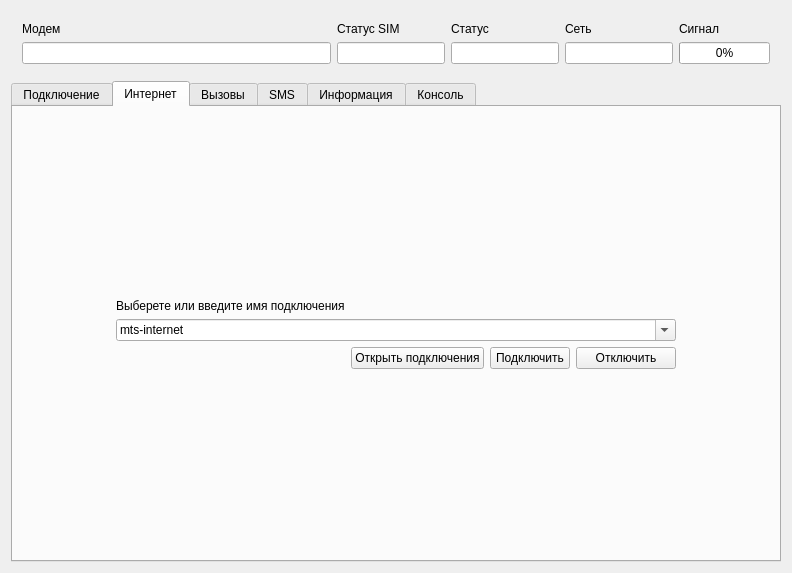
<?xml version="1.0" encoding="UTF-8"?>
<ui version="4.0">
 <class>MainWindow</class>
 <widget class="QMainWindow" name="MainWindow">
  <property name="geometry">
   <rect>
    <x>0</x>
    <y>0</y>
    <width>792</width>
    <height>573</height>
   </rect>
  </property>
  <property name="windowTitle">
   <string>MainWindow</string>
  </property>
  <property name="styleSheet">
   <string notr="true"/>
  </property>
  <widget class="QWidget" name="centralWidget">
   <layout class="QVBoxLayout" name="verticalLayout">
    <item>
     <widget class="QWidget" name="widget_2" native="true">
      <property name="sizePolicy">
       <sizepolicy hsizetype="Preferred" vsizetype="Minimum">
        <horstretch>0</horstretch>
        <verstretch>0</verstretch>
       </sizepolicy>
      </property>
      <layout class="QHBoxLayout" name="horizontalLayout">
       <item>
        <layout class="QVBoxLayout" name="verticalLayout_3">
         <item>
          <widget class="QLabel" name="label_4">
           <property name="text">
            <string>Модем</string>
           </property>
          </widget>
         </item>
         <item>
          <widget class="QLineEdit" name="lineEditModemName">
           <property name="sizePolicy">
            <sizepolicy hsizetype="Expanding" vsizetype="Fixed">
             <horstretch>0</horstretch>
             <verstretch>0</verstretch>
            </sizepolicy>
           </property>
           <property name="readOnly">
            <bool>true</bool>
           </property>
          </widget>
         </item>
        </layout>
       </item>
       <item>
        <layout class="QVBoxLayout" name="verticalLayout_6">
         <item>
          <widget class="QLabel" name="label_7">
           <property name="text">
            <string>Статус SIM</string>
           </property>
          </widget>
         </item>
         <item>
          <widget class="QLineEdit" name="lineEditSimState">
           <property name="sizePolicy">
            <sizepolicy hsizetype="Minimum" vsizetype="Fixed">
             <horstretch>0</horstretch>
             <verstretch>0</verstretch>
            </sizepolicy>
           </property>
           <property name="readOnly">
            <bool>true</bool>
           </property>
          </widget>
         </item>
        </layout>
       </item>
       <item>
        <layout class="QVBoxLayout" name="verticalLayout_4">
         <item>
          <widget class="QLabel" name="label_5">
           <property name="text">
            <string>Статус</string>
           </property>
          </widget>
         </item>
         <item>
          <widget class="QLineEdit" name="lineEditStatus">
           <property name="sizePolicy">
            <sizepolicy hsizetype="Minimum" vsizetype="Fixed">
             <horstretch>0</horstretch>
             <verstretch>0</verstretch>
            </sizepolicy>
           </property>
           <property name="readOnly">
            <bool>true</bool>
           </property>
          </widget>
         </item>
        </layout>
       </item>
       <item>
        <layout class="QVBoxLayout" name="verticalLayout_5">
         <item>
          <widget class="QLabel" name="label_6">
           <property name="text">
            <string>Сеть</string>
           </property>
          </widget>
         </item>
         <item>
          <widget class="QLineEdit" name="lineEditNetState">
           <property name="sizePolicy">
            <sizepolicy hsizetype="Minimum" vsizetype="Fixed">
             <horstretch>0</horstretch>
             <verstretch>0</verstretch>
            </sizepolicy>
           </property>
           <property name="readOnly">
            <bool>true</bool>
           </property>
          </widget>
         </item>
        </layout>
       </item>
       <item>
        <layout class="QVBoxLayout" name="verticalLayout_2">
         <item>
          <widget class="QLabel" name="label_3">
           <property name="text">
            <string>Сигнал</string>
           </property>
          </widget>
         </item>
         <item>
          <widget class="QProgressBar" name="progressBarSignal">
           <property name="sizePolicy">
            <sizepolicy hsizetype="Minimum" vsizetype="Fixed">
             <horstretch>0</horstretch>
             <verstretch>0</verstretch>
            </sizepolicy>
           </property>
           <property name="value">
            <number>0</number>
           </property>
          </widget>
         </item>
        </layout>
       </item>
      </layout>
     </widget>
    </item>
    <item>
     <widget class="QTabWidget" name="tabWidget">
      <property name="currentIndex">
       <number>1</number>
      </property>
      <widget class="QWidget" name="tab_10">
       <attribute name="title">
        <string>Подключение</string>
       </attribute>
       <layout class="QGridLayout" name="gridLayout_4">
        <item row="1" column="2">
         <widget class="QWidget" name="widget" native="true">
          <property name="styleSheet">
           <string notr="true"/>
          </property>
          <layout class="QGridLayout" name="gridLayout_5">
           <item row="2" column="0">
            <widget class="QLabel" name="label_2">
             <property name="text">
              <string>Порт звуковых данных</string>
             </property>
            </widget>
           </item>
           <item row="7" column="1">
            <widget class="QPushButton" name="pushButtonConnect">
             <property name="text">
              <string>Подключить</string>
             </property>
            </widget>
           </item>
           <item row="4" column="0" colspan="3">
            <widget class="QComboBox" name="comboBoxDataPort"/>
           </item>
           <item row="0" column="0">
            <widget class="QLabel" name="label">
             <property name="text">
              <string>Командный порт</string>
             </property>
            </widget>
           </item>
           <item row="7" column="2">
            <widget class="QPushButton" name="pushButtonModemDeconect">
             <property name="text">
              <string>Отключить</string>
             </property>
            </widget>
           </item>
           <item row="7" column="0">
            <widget class="QPushButton" name="pushButtonRefresh">
             <property name="text">
              <string>Обновить</string>
             </property>
            </widget>
           </item>
           <item row="6" column="0">
            <widget class="Line" name="line">
             <property name="orientation">
              <enum>Qt::Horizontal</enum>
             </property>
            </widget>
           </item>
           <item row="1" column="0" colspan="3">
            <widget class="QComboBox" name="comboBoxModemPort"/>
           </item>
          </layout>
         </widget>
        </item>
        <item row="1" column="3">
         <spacer name="horizontalSpacer">
          <property name="orientation">
           <enum>Qt::Horizontal</enum>
          </property>
          <property name="sizeHint" stdset="0">
           <size>
            <width>40</width>
            <height>20</height>
           </size>
          </property>
         </spacer>
        </item>
        <item row="1" column="0">
         <spacer name="horizontalSpacer_2">
          <property name="orientation">
           <enum>Qt::Horizontal</enum>
          </property>
          <property name="sizeHint" stdset="0">
           <size>
            <width>40</width>
            <height>20</height>
           </size>
          </property>
         </spacer>
        </item>
        <item row="2" column="2">
         <spacer name="verticalSpacer">
          <property name="orientation">
           <enum>Qt::Vertical</enum>
          </property>
          <property name="sizeHint" stdset="0">
           <size>
            <width>20</width>
            <height>40</height>
           </size>
          </property>
         </spacer>
        </item>
        <item row="0" column="2">
         <spacer name="verticalSpacer_2">
          <property name="orientation">
           <enum>Qt::Vertical</enum>
          </property>
          <property name="sizeHint" stdset="0">
           <size>
            <width>20</width>
            <height>40</height>
           </size>
          </property>
         </spacer>
        </item>
       </layout>
      </widget>
      <widget class="QWidget" name="tab">
       <attribute name="title">
        <string>Интернет</string>
       </attribute>
       <layout class="QGridLayout" name="gridLayout_9">
        <item row="0" column="1">
         <spacer name="verticalSpacer_4">
          <property name="orientation">
           <enum>Qt::Vertical</enum>
          </property>
          <property name="sizeHint" stdset="0">
           <size>
            <width>20</width>
            <height>40</height>
           </size>
          </property>
         </spacer>
        </item>
        <item row="2" column="1">
         <spacer name="verticalSpacer_3">
          <property name="orientation">
           <enum>Qt::Vertical</enum>
          </property>
          <property name="sizeHint" stdset="0">
           <size>
            <width>20</width>
            <height>40</height>
           </size>
          </property>
         </spacer>
        </item>
        <item row="1" column="0">
         <spacer name="horizontalSpacer_7">
          <property name="orientation">
           <enum>Qt::Horizontal</enum>
          </property>
          <property name="sizeHint" stdset="0">
           <size>
            <width>40</width>
            <height>20</height>
           </size>
          </property>
         </spacer>
        </item>
        <item row="1" column="1">
         <widget class="QWidget" name="widget_3" native="true">
          <property name="styleSheet">
           <string notr="true">border-size: 2px;</string>
          </property>
          <layout class="QGridLayout" name="gridLayout_6">
           <item row="4" column="4">
            <widget class="QPushButton" name="pushButton_3">
             <property name="minimumSize">
              <size>
               <width>100</width>
               <height>0</height>
              </size>
             </property>
             <property name="maximumSize">
              <size>
               <width>100</width>
               <height>16777215</height>
              </size>
             </property>
             <property name="text">
              <string>Отключить</string>
             </property>
            </widget>
           </item>
           <item row="4" column="3">
            <widget class="QPushButton" name="pushButtonNetConnect">
             <property name="maximumSize">
              <size>
               <width>100</width>
               <height>16777215</height>
              </size>
             </property>
             <property name="text">
              <string>Подключить</string>
             </property>
            </widget>
           </item>
           <item row="2" column="1" colspan="4">
            <widget class="QComboBox" name="comboBox">
             <property name="minimumSize">
              <size>
               <width>430</width>
               <height>0</height>
              </size>
             </property>
             <property name="editable">
              <bool>true</bool>
             </property>
             <item>
              <property name="text">
               <string>mts-internet</string>
              </property>
             </item>
             <item>
              <property name="text">
               <string>mts</string>
              </property>
             </item>
             <item>
              <property name="text">
               <string>mts3g</string>
              </property>
             </item>
            </widget>
           </item>
           <item row="4" column="2">
            <widget class="QPushButton" name="pushButton_2">
             <property name="text">
              <string>Открыть подключения</string>
             </property>
            </widget>
           </item>
           <item row="0" column="1">
            <widget class="QLabel" name="label_8">
             <property name="text">
              <string>Выберете или введите имя подключения</string>
             </property>
            </widget>
           </item>
          </layout>
         </widget>
        </item>
        <item row="1" column="2">
         <spacer name="horizontalSpacer_8">
          <property name="orientation">
           <enum>Qt::Horizontal</enum>
          </property>
          <property name="sizeHint" stdset="0">
           <size>
            <width>40</width>
            <height>20</height>
           </size>
          </property>
         </spacer>
        </item>
       </layout>
      </widget>
      <widget class="QWidget" name="tab_2">
       <attribute name="title">
        <string>Вызовы</string>
       </attribute>
       <layout class="QGridLayout" name="gridLayout_2">
        <item row="0" column="0">
         <layout class="QGridLayout" name="gridLayout">
          <item row="1" column="0">
           <widget class="QPushButton" name="pushButtonCall">
            <property name="sizePolicy">
             <sizepolicy hsizetype="Expanding" vsizetype="Expanding">
              <horstretch>0</horstretch>
              <verstretch>0</verstretch>
             </sizepolicy>
            </property>
            <property name="minimumSize">
             <size>
              <width>0</width>
              <height>0</height>
             </size>
            </property>
            <property name="text">
             <string>Вызов</string>
            </property>
           </widget>
          </item>
          <item row="5" column="0">
           <widget class="QPushButton" name="pushButton_dplus">
            <property name="sizePolicy">
             <sizepolicy hsizetype="Expanding" vsizetype="Expanding">
              <horstretch>0</horstretch>
              <verstretch>0</verstretch>
             </sizepolicy>
            </property>
            <property name="text">
             <string>+</string>
            </property>
           </widget>
          </item>
          <item row="1" column="2">
           <widget class="QPushButton" name="pushButtonBreakCall">
            <property name="sizePolicy">
             <sizepolicy hsizetype="Expanding" vsizetype="Expanding">
              <horstretch>0</horstretch>
              <verstretch>0</verstretch>
             </sizepolicy>
            </property>
            <property name="minimumSize">
             <size>
              <width>0</width>
              <height>0</height>
             </size>
            </property>
            <property name="text">
             <string>Отбой</string>
            </property>
           </widget>
          </item>
          <item row="2" column="0">
           <widget class="QPushButton" name="pushButton_d1">
            <property name="sizePolicy">
             <sizepolicy hsizetype="Expanding" vsizetype="Expanding">
              <horstretch>0</horstretch>
              <verstretch>0</verstretch>
             </sizepolicy>
            </property>
            <property name="text">
             <string>1</string>
            </property>
           </widget>
          </item>
          <item row="2" column="1">
           <widget class="QPushButton" name="pushButton_d2">
            <property name="sizePolicy">
             <sizepolicy hsizetype="Expanding" vsizetype="Expanding">
              <horstretch>0</horstretch>
              <verstretch>0</verstretch>
             </sizepolicy>
            </property>
            <property name="text">
             <string>2</string>
            </property>
           </widget>
          </item>
          <item row="4" column="1">
           <widget class="QPushButton" name="pushButton_d8">
            <property name="sizePolicy">
             <sizepolicy hsizetype="Expanding" vsizetype="Expanding">
              <horstretch>0</horstretch>
              <verstretch>0</verstretch>
             </sizepolicy>
            </property>
            <property name="text">
             <string>8</string>
            </property>
           </widget>
          </item>
          <item row="2" column="2">
           <widget class="QPushButton" name="pushButton_d3">
            <property name="sizePolicy">
             <sizepolicy hsizetype="Expanding" vsizetype="Expanding">
              <horstretch>0</horstretch>
              <verstretch>0</verstretch>
             </sizepolicy>
            </property>
            <property name="text">
             <string>3</string>
            </property>
           </widget>
          </item>
          <item row="3" column="1">
           <widget class="QPushButton" name="pushButton_d5">
            <property name="sizePolicy">
             <sizepolicy hsizetype="Expanding" vsizetype="Expanding">
              <horstretch>0</horstretch>
              <verstretch>0</verstretch>
             </sizepolicy>
            </property>
            <property name="text">
             <string>5</string>
            </property>
           </widget>
          </item>
          <item row="3" column="0">
           <widget class="QPushButton" name="pushButton_d4">
            <property name="sizePolicy">
             <sizepolicy hsizetype="Expanding" vsizetype="Expanding">
              <horstretch>0</horstretch>
              <verstretch>0</verstretch>
             </sizepolicy>
            </property>
            <property name="text">
             <string>4</string>
            </property>
           </widget>
          </item>
          <item row="4" column="0">
           <widget class="QPushButton" name="pushButton_d7">
            <property name="sizePolicy">
             <sizepolicy hsizetype="Expanding" vsizetype="Expanding">
              <horstretch>0</horstretch>
              <verstretch>0</verstretch>
             </sizepolicy>
            </property>
            <property name="text">
             <string>7</string>
            </property>
           </widget>
          </item>
          <item row="5" column="1">
           <widget class="QPushButton" name="pushButton_d0">
            <property name="sizePolicy">
             <sizepolicy hsizetype="Expanding" vsizetype="Expanding">
              <horstretch>0</horstretch>
              <verstretch>0</verstretch>
             </sizepolicy>
            </property>
            <property name="text">
             <string>0</string>
            </property>
           </widget>
          </item>
          <item row="3" column="2">
           <widget class="QPushButton" name="pushButton_d6">
            <property name="sizePolicy">
             <sizepolicy hsizetype="Expanding" vsizetype="Expanding">
              <horstretch>0</horstretch>
              <verstretch>0</verstretch>
             </sizepolicy>
            </property>
            <property name="text">
             <string>6</string>
            </property>
           </widget>
          </item>
          <item row="4" column="2">
           <widget class="QPushButton" name="pushButton_d9">
            <property name="sizePolicy">
             <sizepolicy hsizetype="Expanding" vsizetype="Expanding">
              <horstretch>0</horstretch>
              <verstretch>0</verstretch>
             </sizepolicy>
            </property>
            <property name="text">
             <string>9</string>
            </property>
           </widget>
          </item>
          <item row="5" column="2">
           <widget class="QPushButton" name="pushButton_ddel">
            <property name="sizePolicy">
             <sizepolicy hsizetype="Expanding" vsizetype="Expanding">
              <horstretch>0</horstretch>
              <verstretch>0</verstretch>
             </sizepolicy>
            </property>
            <property name="text">
             <string>C</string>
            </property>
           </widget>
          </item>
          <item row="0" column="0" colspan="3">
           <widget class="QLineEdit" name="lineEditPhoneNumber">
            <property name="font">
             <font>
              <pointsize>12</pointsize>
             </font>
            </property>
            <property name="inputMask">
             <string>+000-00-000-00-00</string>
            </property>
            <property name="text">
             <string>+----</string>
            </property>
            <property name="alignment">
             <set>Qt::AlignCenter</set>
            </property>
            <property name="clearButtonEnabled">
             <bool>true</bool>
            </property>
           </widget>
          </item>
         </layout>
        </item>
        <item row="0" column="1">
         <widget class="QTabWidget" name="tabWidget_2">
          <property name="currentIndex">
           <number>0</number>
          </property>
          <widget class="QWidget" name="tab_4">
           <attribute name="title">
            <string>Номера SIM</string>
           </attribute>
           <layout class="QVBoxLayout" name="verticalLayout_7">
            <item>
             <widget class="QListWidget" name="listWidget"/>
            </item>
           </layout>
          </widget>
          <widget class="QWidget" name="tab_5">
           <attribute name="title">
            <string>Сохраненные номера</string>
           </attribute>
          </widget>
         </widget>
        </item>
        <item row="1" column="0" colspan="2">
         <widget class="QTabWidget" name="tabWidget_3">
          <property name="currentIndex">
           <number>0</number>
          </property>
          <widget class="QWidget" name="tab_6">
           <attribute name="title">
            <string>Все вызовы</string>
           </attribute>
           <widget class="QPushButton" name="pushButton">
            <property name="geometry">
             <rect>
              <x>350</x>
              <y>70</y>
              <width>75</width>
              <height>23</height>
             </rect>
            </property>
            <property name="text">
             <string>PushButton</string>
            </property>
           </widget>
          </widget>
          <widget class="QWidget" name="tab_7">
           <attribute name="title">
            <string>Пропущеные</string>
           </attribute>
          </widget>
          <widget class="QWidget" name="tab_8">
           <attribute name="title">
            <string>Входящие</string>
           </attribute>
          </widget>
          <widget class="QWidget" name="tab_9">
           <attribute name="title">
            <string>Исходящие</string>
           </attribute>
          </widget>
         </widget>
        </item>
       </layout>
      </widget>
      <widget class="QWidget" name="tab_11">
       <attribute name="title">
        <string>SMS</string>
       </attribute>
       <layout class="QGridLayout" name="gridLayout_7">
        <item row="1" column="0">
         <spacer name="horizontalSpacer_3">
          <property name="orientation">
           <enum>Qt::Horizontal</enum>
          </property>
          <property name="sizeHint" stdset="0">
           <size>
            <width>40</width>
            <height>20</height>
           </size>
          </property>
         </spacer>
        </item>
        <item row="1" column="2">
         <spacer name="horizontalSpacer_4">
          <property name="orientation">
           <enum>Qt::Horizontal</enum>
          </property>
          <property name="sizeHint" stdset="0">
           <size>
            <width>40</width>
            <height>20</height>
           </size>
          </property>
         </spacer>
        </item>
        <item row="0" column="1">
         <spacer name="verticalSpacer_5">
          <property name="orientation">
           <enum>Qt::Vertical</enum>
          </property>
          <property name="sizeHint" stdset="0">
           <size>
            <width>20</width>
            <height>40</height>
           </size>
          </property>
         </spacer>
        </item>
        <item row="1" column="1">
         <widget class="QWidget" name="widget_4" native="true">
          <layout class="QVBoxLayout" name="verticalLayout_9">
           <item>
            <widget class="QLabel" name="label_9">
             <property name="text">
              <string>Номер</string>
             </property>
            </widget>
           </item>
           <item>
            <widget class="QLineEdit" name="lineEditPhoneNumber_2">
             <property name="font">
              <font>
               <pointsize>12</pointsize>
              </font>
             </property>
             <property name="inputMask">
              <string>+000-00-000-00-00</string>
             </property>
             <property name="text">
              <string>+----</string>
             </property>
             <property name="alignment">
              <set>Qt::AlignCenter</set>
             </property>
             <property name="clearButtonEnabled">
              <bool>true</bool>
             </property>
            </widget>
           </item>
           <item>
            <widget class="QLabel" name="label_10">
             <property name="text">
              <string>Текст</string>
             </property>
            </widget>
           </item>
           <item>
            <widget class="QPlainTextEdit" name="plainTextEditSMS"/>
           </item>
           <item>
            <widget class="QPushButton" name="pushButton_4">
             <property name="text">
              <string>Отправить</string>
             </property>
            </widget>
           </item>
          </layout>
         </widget>
        </item>
        <item row="2" column="1">
         <spacer name="verticalSpacer_6">
          <property name="orientation">
           <enum>Qt::Vertical</enum>
          </property>
          <property name="sizeHint" stdset="0">
           <size>
            <width>20</width>
            <height>40</height>
           </size>
          </property>
         </spacer>
        </item>
        <item row="2" column="0">
         <widget class="QPushButton" name="pushButton_5">
          <property name="text">
           <string>PushButton</string>
          </property>
         </widget>
        </item>
       </layout>
      </widget>
      <widget class="QWidget" name="tab_12">
       <attribute name="title">
        <string>Информация</string>
       </attribute>
       <layout class="QGridLayout" name="gridLayout_8">
        <item row="1" column="0">
         <spacer name="horizontalSpacer_5">
          <property name="orientation">
           <enum>Qt::Horizontal</enum>
          </property>
          <property name="sizeHint" stdset="0">
           <size>
            <width>40</width>
            <height>20</height>
           </size>
          </property>
         </spacer>
        </item>
        <item row="1" column="1">
         <widget class="QWidget" name="widget_5" native="true">
          <layout class="QVBoxLayout" name="verticalLayout_10">
           <item>
            <widget class="QLabel" name="label_11">
             <property name="text">
              <string>Производитель</string>
             </property>
            </widget>
           </item>
           <item>
            <widget class="QLineEdit" name="lineEditVendor"/>
           </item>
           <item>
            <widget class="QLabel" name="label_12">
             <property name="text">
              <string>Модель модема</string>
             </property>
            </widget>
           </item>
           <item>
            <widget class="QLineEdit" name="lineEditModel"/>
           </item>
           <item>
            <widget class="QLabel" name="label_13">
             <property name="text">
              <string>Версия ПО</string>
             </property>
            </widget>
           </item>
           <item>
            <widget class="QLineEdit" name="lineEditSoftVersion"/>
           </item>
           <item>
            <widget class="QLabel" name="label_15">
             <property name="text">
              <string>Версия аппаратуры</string>
             </property>
            </widget>
           </item>
           <item>
            <widget class="QLineEdit" name="lineEditHardVersion"/>
           </item>
           <item>
            <widget class="QLabel" name="label_16">
             <property name="text">
              <string>SIM IMSI</string>
             </property>
            </widget>
           </item>
           <item>
            <widget class="QLineEdit" name="lineEditSIMIMSI"/>
           </item>
           <item>
            <widget class="QLabel" name="label_14">
             <property name="text">
              <string>IMEI</string>
             </property>
            </widget>
           </item>
           <item>
            <widget class="QLineEdit" name="lineEditIMEI"/>
           </item>
          </layout>
         </widget>
        </item>
        <item row="0" column="1">
         <spacer name="verticalSpacer_7">
          <property name="orientation">
           <enum>Qt::Vertical</enum>
          </property>
          <property name="sizeHint" stdset="0">
           <size>
            <width>20</width>
            <height>40</height>
           </size>
          </property>
         </spacer>
        </item>
        <item row="2" column="1">
         <spacer name="verticalSpacer_8">
          <property name="orientation">
           <enum>Qt::Vertical</enum>
          </property>
          <property name="sizeHint" stdset="0">
           <size>
            <width>20</width>
            <height>40</height>
           </size>
          </property>
         </spacer>
        </item>
        <item row="1" column="2">
         <spacer name="horizontalSpacer_6">
          <property name="orientation">
           <enum>Qt::Horizontal</enum>
          </property>
          <property name="sizeHint" stdset="0">
           <size>
            <width>40</width>
            <height>20</height>
           </size>
          </property>
         </spacer>
        </item>
       </layout>
      </widget>
      <widget class="QWidget" name="tab_3">
       <attribute name="title">
        <string>Консоль</string>
       </attribute>
       <layout class="QGridLayout" name="gridLayout_3">
        <item row="0" column="0" colspan="2">
         <widget class="QPlainTextEdit" name="plainTextEditConsole"/>
        </item>
        <item row="1" column="0">
         <widget class="QLineEdit" name="lineEditConsoleCommand"/>
        </item>
        <item row="1" column="1">
         <widget class="QPushButton" name="pushButtonSendCommand">
          <property name="text">
           <string>Отправить</string>
          </property>
         </widget>
        </item>
       </layout>
      </widget>
     </widget>
    </item>
   </layout>
  </widget>
 </widget>
 <layoutdefault spacing="6" margin="11"/>
 <resources/>
 <connections/>
</ui>
